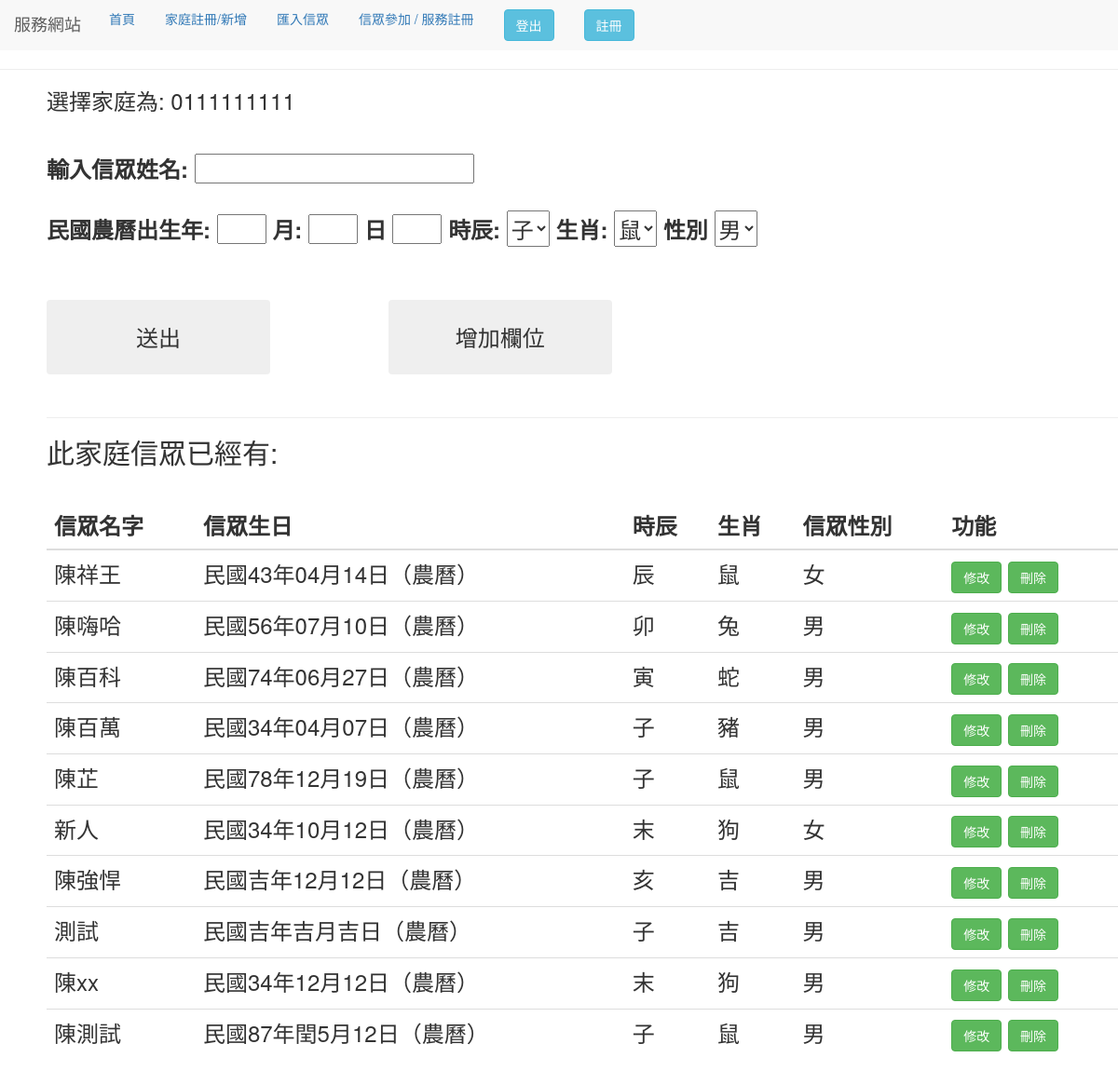
Screenshot of /home/38 (signed in) with the database file from the repository.
### use_app/models.py (models this page shows)
class Home(models.Model):
    address = models.CharField(verbose_name='地址', max_length=100)
    home_phone = models.CharField(verbose_name='家庭電話', max_length=100)
    class Meta:
        verbose_name_plural = '家庭資料庫'

class People_data(models.Model):
    name = models.CharField(verbose_name='輸入姓名', max_length=10)
    birthday = models.CharField(verbose_name='西元生日',
                                max_length=20)  # default = timezone.now
    time = models.CharField(max_length=5)
    animal = models.CharField(max_length=3)
    gender = models.CharField(verbose_name='性別',
                              max_length=32,
                              choices=(('male', '男'), ('female', '女')),
                              default="男")
    home_id = models.CharField(max_length=10)
    class Meta:
        verbose_name_plural = '香客資料庫'

### use_app/views.py (the view, shortened to what this page needs)
# urls.py: path("home/<int:pk>",views.people_form,name= "home"),
@login_required(login_url='/use_login')
def people_form(request, pk):
    form = peopleform(request.POST or None)
    fix_form = fix_peopleform(None)
    x_try = Home.objects.get(pk=pk).home_phone
    title_one = "信眾名字"
    title_two = "信眾生日"
    title_three = "信眾性別"
    get_x = "此家庭信眾"
    people_all = People_data.objects.filter(home_id=pk)
    context = locals()
    return render(request, "people_add.html", context)

### use_app/forms.py
class fix_peopleform(forms.Form):
    x_name = forms.CharField(required=False, label="輸入香客名稱", max_length=20)
    x_birthday = forms.CharField(required=False, label="輸入民國年", max_length=20)
    x_month = forms.CharField(required=False, label="輸入月", max_length=20)
    x_day = forms.CharField(required=False, label="輸入日", max_length=20)
    x_time = forms.ChoiceField(label='時辰',
                               required=False,
                               choices=(('子', '子'), ('丑', '丑'), ('寅', '寅'),
                                        ('卯', '卯'), ('辰', '辰'), ('巳', '巳'),
                                        ('午', '午'), ('未', '未'), ('申', '申'),
                                        ('酉', '酉'), ('戌', '戌'), ('亥', '亥')),
                               initial="子",
                               widget=forms.widgets.Select())
    x_gender = forms.ChoiceField(label='性別',
                                 required=False,
                                 choices=(('male', '男'), ('female', '女')),
                                 initial="男",
                                 widget=forms.widgets.Select())

### use_app/views.py (called while the page is built)
@django.template.defaulttags.register.filter
def BeautifyDateStr(value):
    arr = value.split("-")
    try:
        year = int(arr[0])
    except:
        year = arr[0]
    try:
        month = int(arr[1])
        month = '0' + str(month) if month < 10 else month
    except:
        month = arr[1]
    try:
        day = int(arr[2])
        day = '0' + str(day) if day < 10 else day
    except:
        day = arr[2]
    return "民國" + str(year) + "年" + str(month) + "月" + str(day) + "日（農曆）"

### templates/people_add.html (shortened to what this page needs)
{% extends "base.html" %} {% block title %} 表單 {% endblock %} {% block form %}
<head>
    <link rel="stylesheet" href="//code.jquery.com/ui/1.12.1/themes/base/jquery-ui.css">
</head>
<body>
    <div style="margin-left:50px;">
        <form method='POST' enctype="multipart/form-data">
            {% csrf_token %} 選擇家庭為: {{x_try}} <br>
            <br>
            <div id="use" style="margin-bottom:5vmin">
                <label for="id_name" style="margin-top:20px">輸入信眾姓名:</label>
                {{ form.name }}
                <br><br>
                <label for="id_birthday_y">民國農曆出生年: </label>
                {{form.birthday_y}}
                <label for="id_birthday_m">月:</label>
                {{form.birthday_m}}
                <label for="id_birthday_d">日</label>
                {{form.birthday_d}}
                <label for="id_time">時辰:</label>
                {{form.time}}
                <label for="id_animal">生肖:</label>
                {{form.animal}}
                <label for="id_x_gender">性別</label>
                {{form.gender}}
            </div>
            <div style="margin-top:50px">
                <input style="width:20vw;height: 10vh;font-size:100%;" class="btn btn-outline-dark" type="submit"
                    value="送出" />
                <button type="button" style="width:20vw;height: 10vh;font-size:100%; margin-left:10vw;"
                    class=" btn btn-outline-dark" onclick="ShowMeDate()">增加欄位</button>
            </div>
        </form>
        <br>
        <hr>
        <h2>{{ get_x }}已經有:</h2>
        {% if people_all %}
        <br>
        <table class="table">
            <thead>
                <tr>
                    <th scope="col">{{title_one}}</th>
                    <th scope="col">{{title_two}}</th>
                    <th scope="col">時辰</th>
                    <th scope="col">生肖</th>
                    <th scope="col">{{title_three}}</th>
                    <th scope="col">功能</th>
            </thead>
            <tbody>
                {% for c in people_all %}
                <tr>
                    <td id={{c.name}}> {{ c.name }} </td>
                    <td id={{c.name}}{{c.birthday}}>{{c.birthday|BeautifyDateStr}}</td>
                    <td>{{c.time}}</td>
                    <td id={{c.animal}}> {{ c.animal }} </td>
                    {% if c.gender == "female" %}
                    <td id={{c.name}}{{c.gender}}> 女 </td>
                    {% else %}
                    <td id={{c.name}}{{c.gender}}> 男 </td>
                    {% endif %}
                    <td>
                        <button class="btn btn-success fix"
                            value="{{c.name}}/{{c.gender}}/{{c.birthday}}/{{c.home_id}}/{{c.time}}"> 修改</button>
                        <a href="home_del/{{c.home_id}}/{{c.pk}}"> <button class="btn btn-success del"
                                value="{{c.home_id}}▲{{c.name}}"> 刪除</button> </a>
                    </td>
                </tr>
                {% endfor %}
            </tbody>
        </table>
        {% else %}
        <p>無資料</p>
        {% endif %}
    </div>
</body>
{% endblock %}

### rows the page displays
Home: home_phone "0111111111"
People_data: name "陳祥王", birthday|BeautifyDateStr "民國43年04月14日（農曆）", time "辰", animal "鼠"
People_data: name "陳嗨哈", birthday|BeautifyDateStr "民國56年07月10日（農曆）", time "卯", animal "兔"
People_data: name "陳百科", birthday|BeautifyDateStr "民國74年06月27日（農曆）", time "寅", animal "蛇"
People_data: name "陳百萬", birthday|BeautifyDateStr "民國34年04月07日（農曆）", time "子", animal "豬"
People_data: name "陳芷", birthday|BeautifyDateStr "民國78年12月19日（農曆）", time "子", animal "鼠"
People_data: name "新人", birthday|BeautifyDateStr "民國34年10月12日（農曆）", time "末", animal "狗"
People_data: name "陳強悍", birthday|BeautifyDateStr "民國吉年12月12日（農曆）", time "亥", animal "吉"
People_data: name "測試", birthday|BeautifyDateStr "民國吉年吉月吉日（農曆）", time "子", animal "吉"
People_data: name "陳xx", birthday|BeautifyDateStr "民國34年12月12日（農曆）", time "末", animal "狗"
People_data: name "陳測試", birthday|BeautifyDateStr "民國87年閏5月12日（農曆）", time "子", animal "鼠"

### other values shown
{{ get_x }} "此家庭信眾"
{{ title_one }} "信眾名字"
{{ title_two }} "信眾生日"
{{ title_three }} "信眾性別"
